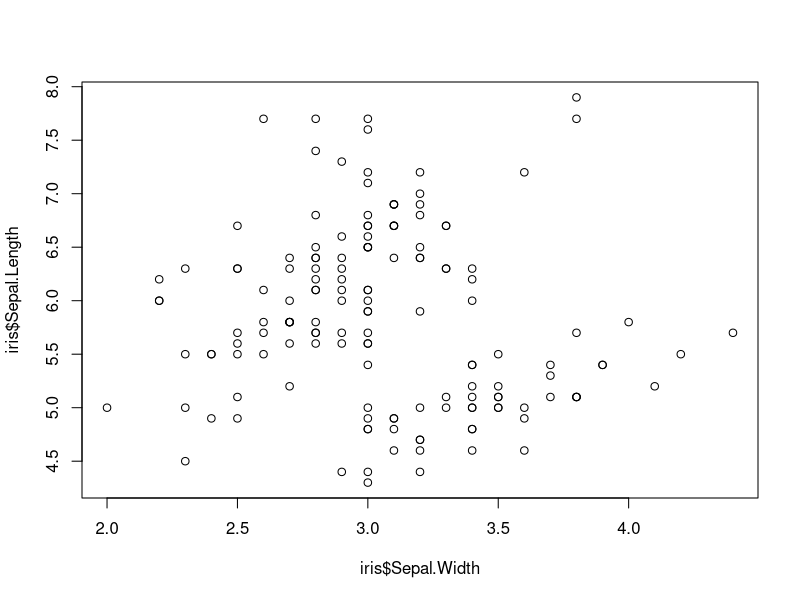
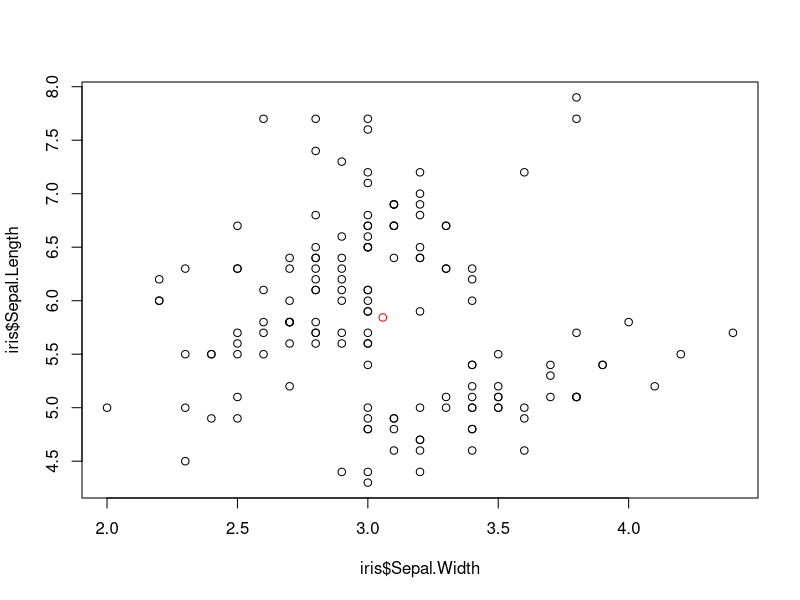

The R source for these figures, in order:
## ---- chunk 1
data(iris)
head(iris)

## ---- chunk 2
iris$Sepal.Width
mean(iris$Sepal.Length)
sd(iris$Sepal.Width)
## ---- chunk 3
plot(x= iris$Sepal.Width, y=iris$Sepal.Length)
## ---- chunk 4
data_center_x = mean(iris$Sepal.Width)
data_center_y = mean(iris$Sepal.Length)
c(data_center_x, data_center_y)
## ---- chunk 5
plot(x = iris$Sepal.Width, y= iris$Sepal.Length)
points(x = data_center_x, y = data_center_y, col= "red")
